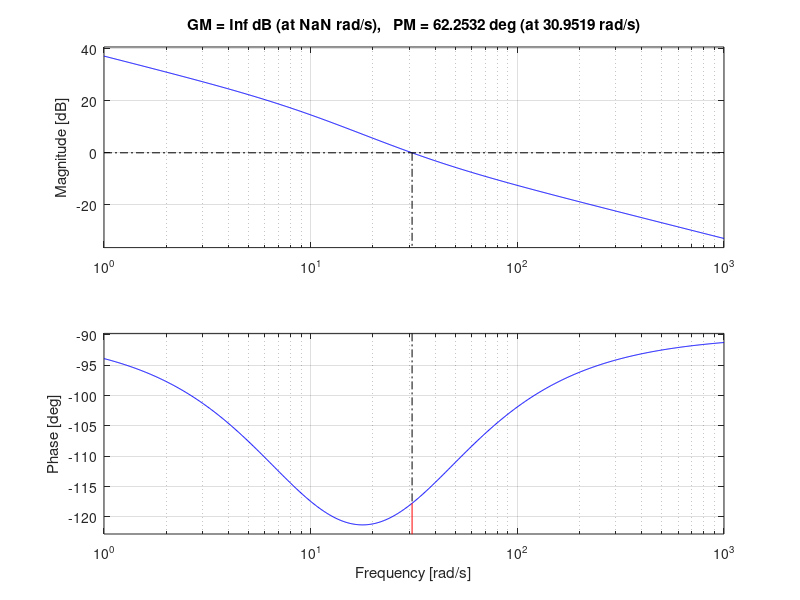
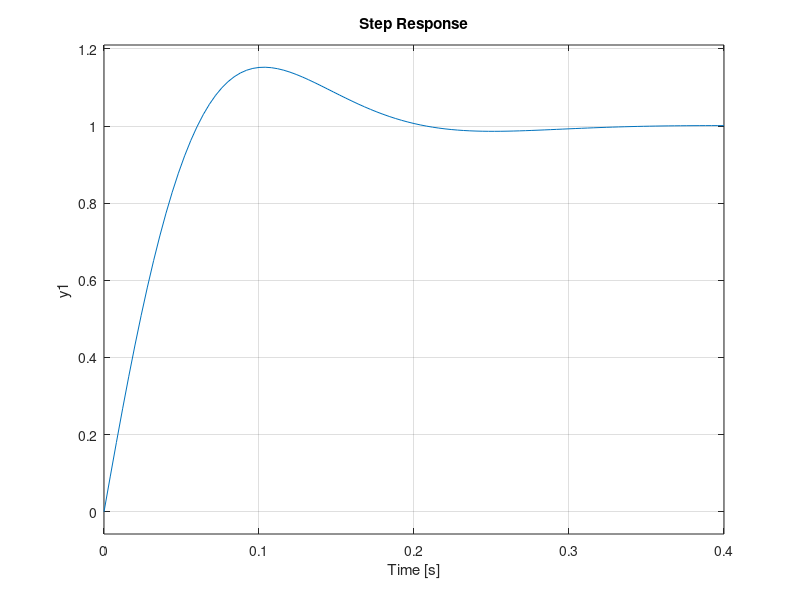
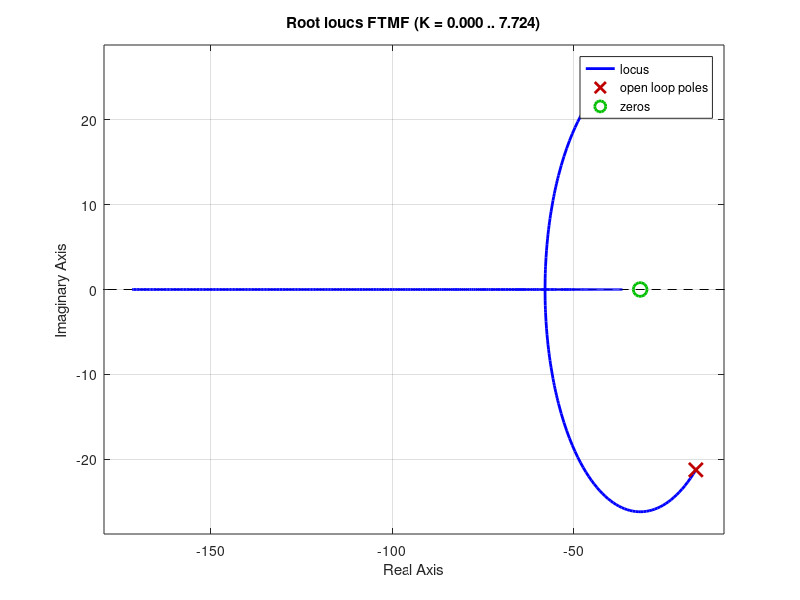

Source code (MATLAB) for these figures, in order:
Mp = 0.15;
% Ta = 0.25;
Ta = 0.25;

Mp2 = log(Mp)/(-pi);
Qsi = sqrt((Mp2^2)/(1+Mp2^2));

MF = (asind(Qsi))*2;

Wn=4/(Qsi*Ta);
Wcg=i*Wn;
% G_jwcg = 1.856/((74*Wcg)+1);
G_jwcg = 10.06/((0.09979*Wcg)+1);
Mod_Gjwcg = abs(G_jwcg);
Ang_Gjwcg = (angle(G_jwcg)*180)/pi;
Theta = -180+MF-Ang_Gjwcg;
Kp=cosd(Theta)/Mod_Gjwcg;
Ki=-(sind(Theta)*Wn^2)/(Mod_Gjwcg*Wn);
Tn = (Kp/Ki);
Cs = tf([Kp Ki],[1 0])
Gs = tf(10.06,[0.09979 1])
CG = series(Cs,Gs)


FTMF = feedback(CG,1)
figure;
margin(CG)
figure;
step(FTMF)
figure;
rlocus(FTMF)
